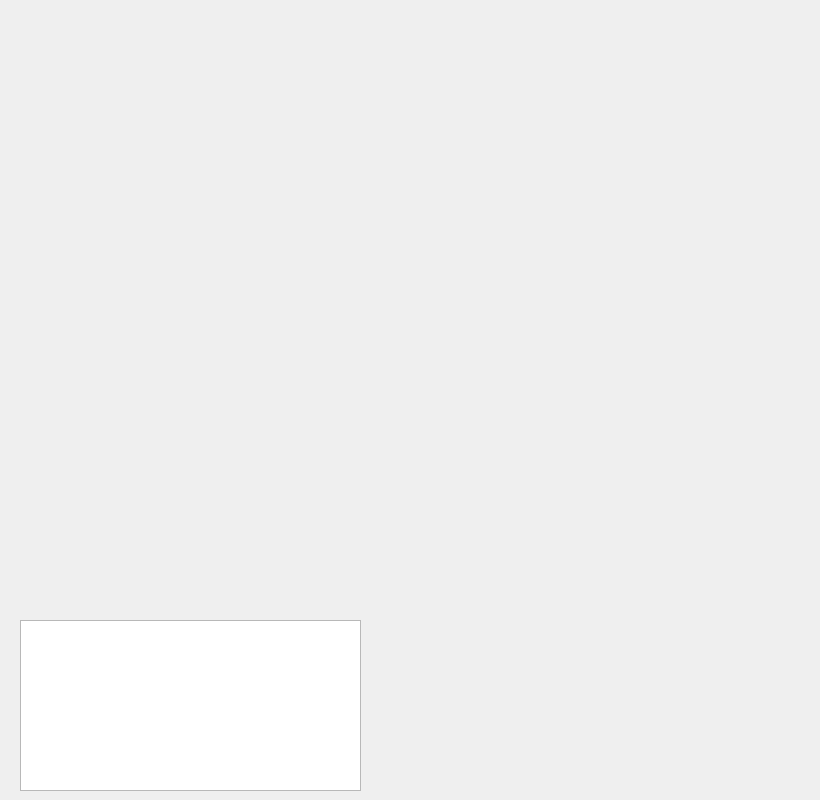
<?xml version="1.0" encoding="UTF-8"?>
<ui version="4.0">
 <class>grid_viewer_mainwindow_Dialog</class>
 <widget class="QDialog" name="grid_viewer_mainwindow_Dialog">
  <property name="geometry">
   <rect>
    <x>0</x>
    <y>0</y>
    <width>820</width>
    <height>800</height>
   </rect>
  </property>
  <property name="contextMenuPolicy">
   <enum>Qt::DefaultContextMenu</enum>
  </property>
  <property name="windowTitle">
   <string>Frame</string>
  </property>
  <widget class="QWidget" name="glviewer" native="true">
   <property name="geometry">
    <rect>
     <x>10</x>
     <y>10</y>
     <width>800</width>
     <height>600</height>
    </rect>
   </property>
   <property name="autoFillBackground">
    <bool>false</bool>
   </property>
  </widget>
  <widget class="QTreeView" name="datapiece_treeView">
   <property name="geometry">
    <rect>
     <x>20</x>
     <y>620</y>
     <width>341</width>
     <height>171</height>
    </rect>
   </property>
   <property name="contextMenuPolicy">
    <enum>Qt::CustomContextMenu</enum>
   </property>
   <property name="selectionMode">
    <enum>QAbstractItemView::ExtendedSelection</enum>
   </property>
  </widget>
 </widget>
 <resources/>
 <connections/>
</ui>
